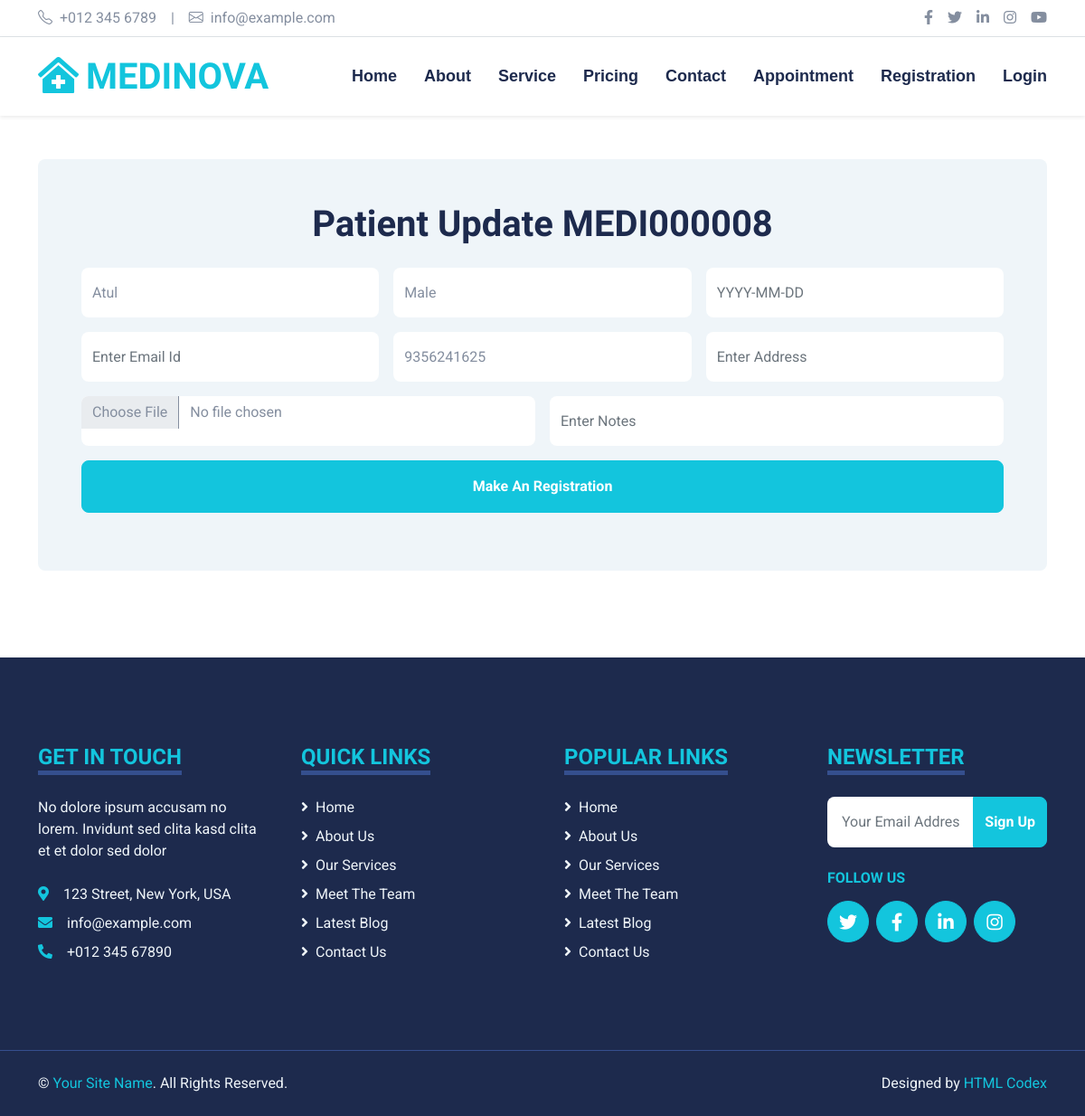
/patient_update/8, run on an earlier commit of the app's database.
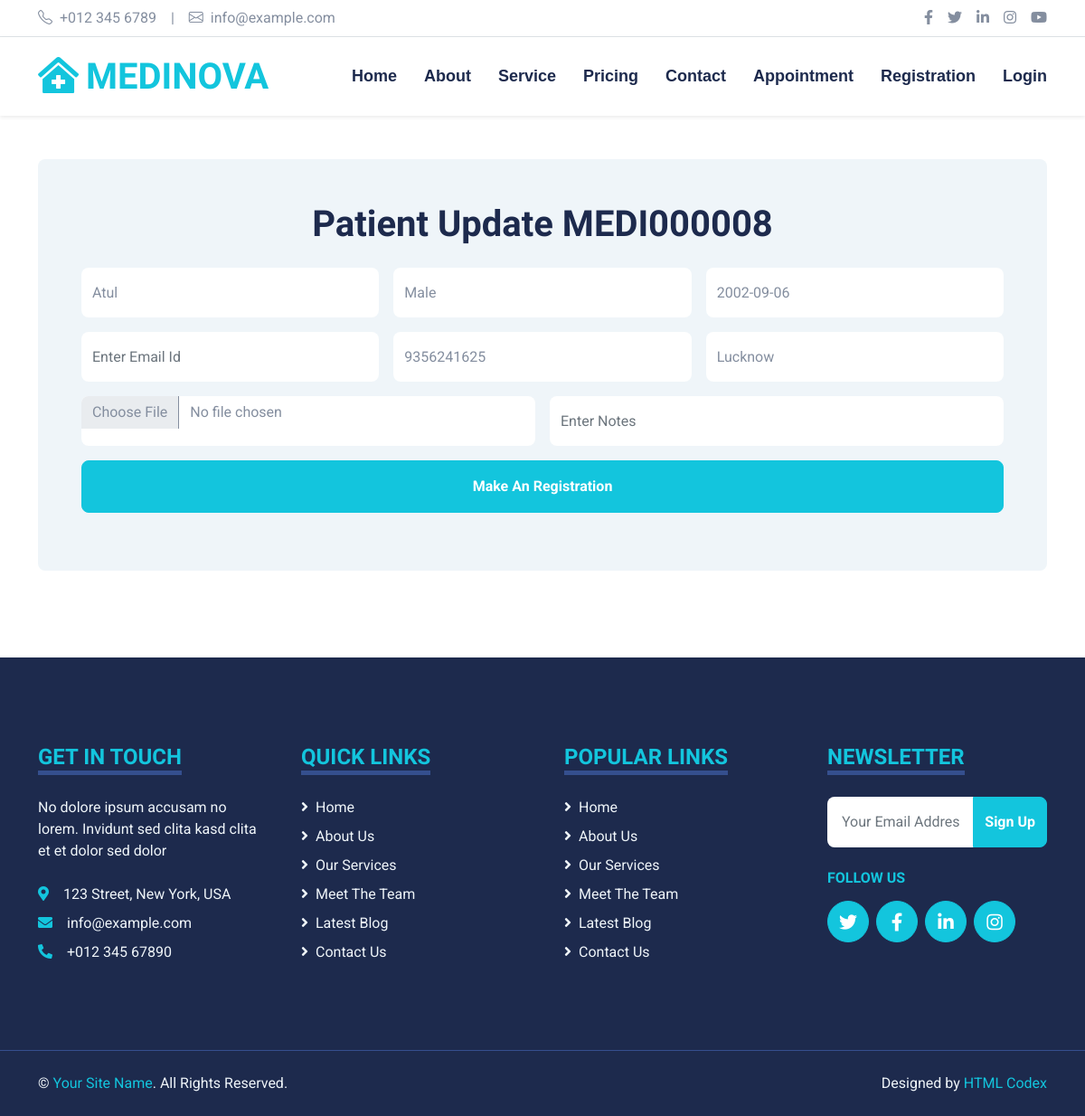
And on a later commit of the database.
### hms/models.py (models this page shows, shortened)
class Patient(models.Model):
    user = models.OneToOneField(User, on_delete=models.CASCADE, null=True, blank=True)
    name = models.CharField(max_length=100)
    gender = models.CharField(max_length=100, choices=GENDER_CHOICES)
    dob = models.DateField(null=True, blank=True)
    email = models.EmailField(null=True, blank=True)
    phone = models.CharField(max_length=10)
    address = models.CharField(max_length=255, null=True, blank=True)
    photo = models.ImageField(upload_to='media/patient', null=True, blank=True)
    note = models.CharField(max_length=255, null=True, blank=True)
    first_login = models.BooleanField(null=True, blank=True, default=False)
    created_date = models.DateTimeField(auto_now=True)

### hms/views.py (the view)
# urls.py: path('patient_update/<int:pid>', view_patient_update, name='patient_update'),
def view_patient_update(request, pid):
    patients = Patient.objects.all()
    patient = Patient.objects.get(id=pid)
    user = patient.user
    if request.method == "POST":
        form = PatientForm(request.POST, instance=patient)
        if form.is_valid():
            patient = form.save(commit=False)
            patient.user = user
            patient.save()
            msg = {
                'icon' : 'success',
                'title' : 'Congratulation!',
                'text' : 'Patient Update Successfully.'
            }
            return render(request, 'hms/registration.html', locals())
        else:
            msg = {
                'icon' : 'error',
                'title' : 'Oops!',
                'text' : 'Something went wrong. Please try again.'
            }
    else:
        form = PatientForm(instance=patient)
    return render(request, 'hms/patient_update.html', locals())

### hms/templates/hms/patient_update.html (shortened to what this page needs)
{% extends 'hms/main.html' %}
{% load static %}
{% block body %}
    <div class="container-fluid py-5">
        <div class="container">
            <div class="row gx-5">
                <div class="col-lg">
                    <div class="bg-light text-center rounded p-5">
                        <h1 class="mb-4">Patient Update {{user}}</h1>
                        <form method='POST'>
                            <div class="row g-3">
                                <div class="col col-lg-4 col-md-6 col-sm-12">{{form.name}}</div>
                                <div class="col col-lg-4 col-md-6 col-sm-12">{{form.gender}}</div>
                                <div class="col col-lg-4 col-md-6 col-sm-12">{{form.dob}}</div>
                                <div class="col col-lg-4 col-md-6 col-sm-12">{{form.email}}</div>
                                <div class="col col-lg-4 col-md-6 col-sm-12">{{form.phone}}</div>
                                <div class="col col-lg-4 col-md-6 col-sm-12">{{form.address}}</div>
                                <div class="col col-lg-6 col-md-6 col-sm-12 ">{{form.photo}}</div>
                                <div class="col col-lg-6 col-md-6 col-sm-12">{{form.note}}</div>
                            </div>
                            <div class="row g-3 py-3">
                                <div class="col">
                                    <button class="btn btn-primary w-100 py-3" type="submit">Make An Registration</button>
                                </div>
                            </div>
                        </form>
                    </div>
                </div>
            </div>
        </div>
    </div>
{% endblock body %}

What changed in the data, as far as the page shows it:
changed Patient "Atul": dob (not shown) → "2002-09-06"; address (not shown) → "Lucknow"
